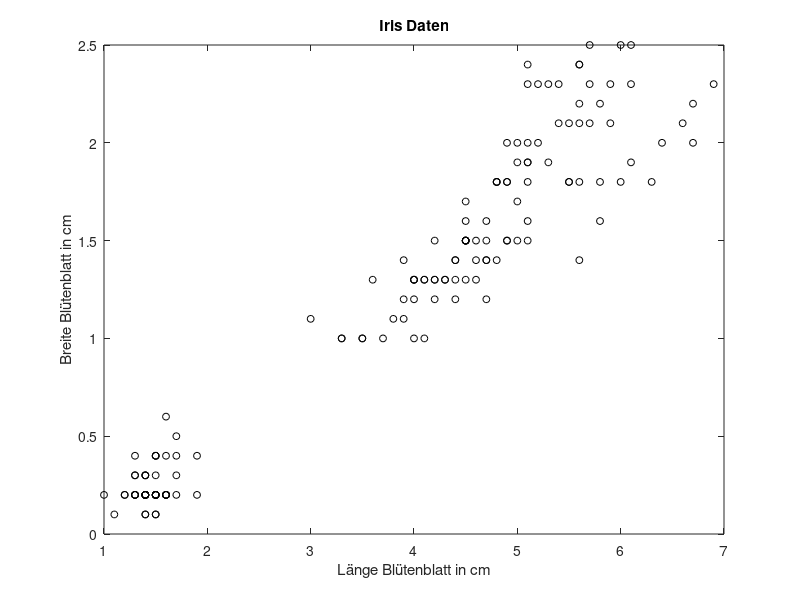

This figure's MATLAB source:
% Marco Döhring

%Einlesen der Testdaten mit relevanten Merkmalen
clear all;
%close all
load fisheriris
X = meas(:,3:4);

%Erzeugen des Diagramm mit Testdaten
figure;
plot(X(:,1),X(:,2),'ko','Markersize',5);
title 'Iris Daten'
xlabel 'Länge Blütenblatt in cm';
ylabel 'Breite Blütenblatt in cm';
%mit hold on weitere plot Befehle zu dem aktuellen Diagramm einfügen


